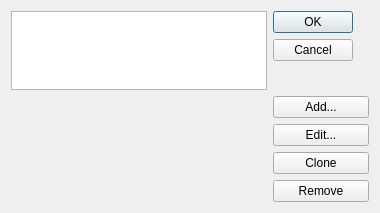
<?xml version="1.0" encoding="UTF-8"?>
<ui version="4.0">
 <class>Dialog</class>
 <widget class="QDialog" name="Dialog">
  <property name="geometry">
   <rect>
    <x>0</x>
    <y>0</y>
    <width>380</width>
    <height>213</height>
   </rect>
  </property>
  <property name="windowTitle">
   <string>Select Interfac</string>
  </property>
  <layout class="QFormLayout" name="formLayout">
   <item row="0" column="0">
    <widget class="QTreeView" name="treeView"/>
   </item>
   <item row="3" column="1">
    <widget class="QPushButton" name="pushButton_2">
     <property name="text">
      <string>Edit...</string>
     </property>
    </widget>
   </item>
   <item row="4" column="1">
    <widget class="QPushButton" name="pushButton_4">
     <property name="text">
      <string>Clone</string>
     </property>
    </widget>
   </item>
   <item row="7" column="1">
    <widget class="QPushButton" name="pushButton_3">
     <property name="text">
      <string>Remove</string>
     </property>
    </widget>
   </item>
   <item row="1" column="1">
    <widget class="QPushButton" name="pushButton">
     <property name="text">
      <string>Add...</string>
     </property>
    </widget>
   </item>
   <item row="0" column="1">
    <widget class="QDialogButtonBox" name="buttonBox">
     <property name="orientation">
      <enum>Qt::Vertical</enum>
     </property>
     <property name="standardButtons">
      <set>QDialogButtonBox::Cancel|QDialogButtonBox::Ok</set>
     </property>
    </widget>
   </item>
  </layout>
 </widget>
 <resources/>
 <connections>
  <connection>
   <sender>buttonBox</sender>
   <signal>accepted()</signal>
   <receiver>Dialog</receiver>
   <slot>accept()</slot>
   <hints>
    <hint type="sourcelabel">
     <x>248</x>
     <y>254</y>
    </hint>
    <hint type="destinationlabel">
     <x>157</x>
     <y>274</y>
    </hint>
   </hints>
  </connection>
  <connection>
   <sender>buttonBox</sender>
   <signal>rejected()</signal>
   <receiver>Dialog</receiver>
   <slot>reject()</slot>
   <hints>
    <hint type="sourcelabel">
     <x>316</x>
     <y>260</y>
    </hint>
    <hint type="destinationlabel">
     <x>286</x>
     <y>274</y>
    </hint>
   </hints>
  </connection>
 </connections>
</ui>
